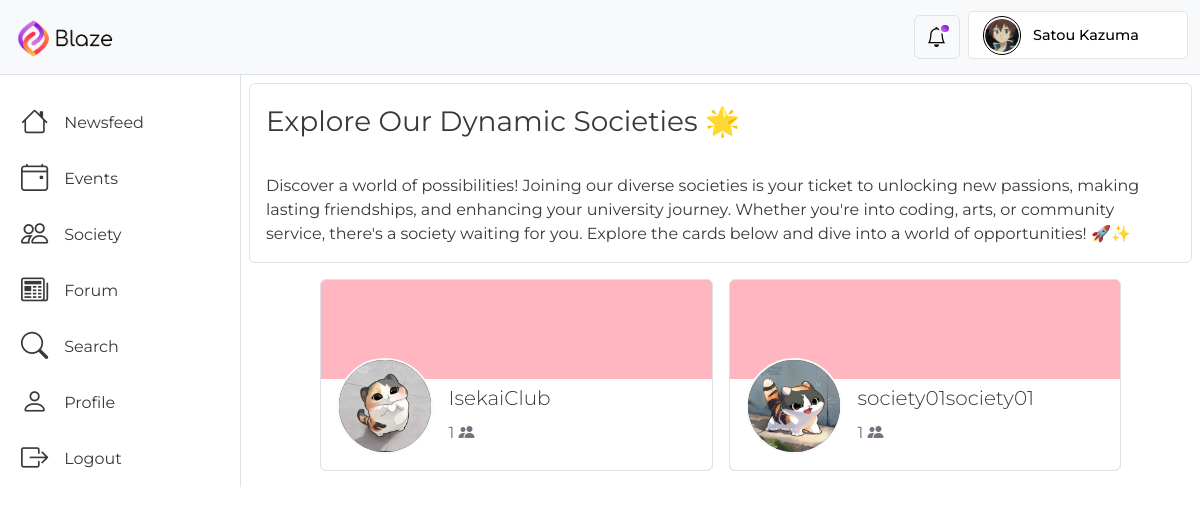
Page /society/ (signed in) on the committed database.
### BlazeApp/models.py (models this page shows, shortened)
class User(AbstractUser):
    profile_picture = models.ImageField(
        upload_to="profile_pics/",
        blank=True,
        null=True,
        default="profile_pics/Default_Profile_Picture.png",
        validators=[
            FileExtensionValidator(
                allowed_extensions=["jpg", "jpeg", "png"]
            ),  # Restrict allowed file extensions
            validate_profilePicture_size,  # Set a maximum file size limit (7 MB in this example)
        ],
    )
    follow = models.ManyToManyField(
        "self", symmetrical=False, related_name="followers", blank=True
    )
    class Meta:
        verbose_name = "User"
        verbose_name_plural = "Users"
    @property
    def get_followers_count(self):
        return self.followers.all().count()

class Society(models.Model):
    user = models.OneToOneField(User, on_delete=models.CASCADE, related_name="society")
    faculty_head = models.ForeignKey(
        Faculty,
        on_delete=models.SET_NULL,
        null=True,
        blank=True,
        related_name="faculty_heads",
    )
    president = models.OneToOneField(
        Student,
        on_delete=models.SET_NULL,
        null=True,
        blank=True,
        related_name="presidents",
    )
    vice_president = models.OneToOneField(
        Student,
        on_delete=models.SET_NULL,
        null=True,
        blank=True,
        related_name="vice_presidents",
    )
    treasurer = models.OneToOneField(
        Student,
        on_delete=models.SET_NULL,
        null=True,
        blank=True,
        related_name="treasurers",
    )
    class Meta:
        verbose_name = "Society"
        verbose_name_plural = "Societies"

### BlazeApp/views.py (the view)
# urls.py: path("society/", login_required(views.society), name="society"),
def society(request):
    society_instances = Society.objects.all()
    content = {"society_instances": society_instances}
    return render(request, "BlazeApp/society.html", content)

### BlazeApp/templates/BlazeApp/society.html (shortened to what this page needs)
{% extends 'BlazeApp/base.html' %}
{% load static %}
{% block ExtraHeaders %}
  <link href="{% static 'BlazeApp/society.css' %}" rel="stylesheet" />
{% endblock %}
{% block content %}
  <div class="content-d border border-top-0 border-bottom-0 border-end-0 col">
    <div class="border rounded m-2" style="height: max-content;">
      <div class="fs-3 p-3" style="height: max-content;">Explore Our Dynamic Societies 🌟</div>
      <div class="fs-6 p-3" style="height: max-content;">Discover a world of possibilities! Joining our diverse societies is your ticket to unlocking new passions, making lasting friendships, and enhancing your university journey. Whether you're into coding, arts, or community service, there's a society waiting for you. Explore the cards below and dive into a world of opportunities! 🚀✨</div>
    </div>
    <div class="d-flex flex-wrap justify-content-center align-items-center border-dark m-2" style="height: max-content;">
      {% if society_instances %}
        {% for society in society_instances %}
          <a href="{% url 'BlazeApp:profile' society.user.pk %}" class="col-11 col-sm-10 col-lg-5 m-2">
            <div id="society_{{ society.pk }}" class="society-card border rounded p-2">
              <div class="society-card-bottom col-12"></div>
              <div class="society-card-dd col-12 mb-2 ps-2">
                <div class="society-card-pfp col-1 me-3 border border-light border-2">
                  <img src="{{ society.user.profile_picture.url }}" alt="society profile picture" />
                </div>
                <div class="mt-3">
                  <div class="lead text-truncate">{{ society.user.first_name }}{{ society.user.last_name }}</div>
                  <div class="d-flex">
                    <div class="fs-6 mt-2 me-2 text-secondary" style="font-size: 0.9rem;">
                      {{ society.user.get_followers_count }} <i class="bi bi-people-fill"></i>
                    </div>
                  </div>
                </div>
              </div>
            </div>
          </a>
        {% endfor %}
      {% endif %}
    </div>
  </div>
{% endblock %}

### BlazeApp/templates/BlazeApp/base.html (shortened to what this page needs)
{% load static %}
<!DOCTYPE html>
<html lang="en">
  <head>
    <link href="https://cdn.jsdelivr.net/npm/bootstrap@5.3.1/dist/css/bootstrap.min.css" rel="stylesheet" />
    <link rel="stylesheet" href="https://cdn.jsdelivr.net/npm/bootstrap-icons@1.10.5/font/bootstrap-icons.css" />
    <link href="{% static 'BlazeApp/base.css' %}" rel="stylesheet" />
    {% block ExtraHeaders %}
    {% endblock %}
  </head>
  <body>
    {% block navbar %}
      <nav class="navbar bg-body-tertiary border-bottom position-sticky">
        <div class="container-xxl">
          <a class="navbar-brand" href="{% url 'BlazeApp:newsfeed' %}"><img src="{% static 'BlazeApp/logo.png' %}" alt="Logo" width="110px" height="auto" class="d-inline-block align-text-top" /></a>
          <div class="d-flex align-items-center">
            <button class="btn btn-light border mx-2 fs-5 position-relative noti-btn" type="button" data-bs-toggle="offcanvas" data-bs-target="#NotificationOffcanvas" aria-controls="offcanvasNotification"><div id="noti-indicator"></div><i class="bi bi-bell"></i></button>
            <div class="dropdown-center nav-profile-d col-md-2 d-lg-block d-none">
              <button class="nav-profile d-flex align-items-center justify-content-around" data-bs-toggle="dropdown" aria-expanded="false">
                <div class="nav-profile-pic-cover d-flex justify-content-center align-items-center mx-2" style="width: 2.4rem; height: 2.4rem;">
                  <div class="nav-profile-pic">
                    <img src="{{ request.user.profile_picture.url }}" alt="profile-picture" />
                  </div>
                </div>
                <div class="nav-profile-name text-start text-truncate fw-medium mx-1 d-lg-block d-none">{{ request.user.first_name }} {{ request.user.last_name }}</div>
              </button>
            </div>
          </div>
        </div>
      </nav>
    {% endblock %}
    <div class="container-xxl d-flex" style="padding: 0px;">
      {% block body %}
        <div class="side-panel-d d-none d-md-block">
          <a href="{% url 'BlazeApp:newsfeed' %}">
            <div class="side-panel-item d-flex align-items-center fw-normal rounded mx-1 mt-4">
              <i class="ms-3 me-3 bi bi-house"></i>Newsfeed
            </div>
          </a>
          <a href="{% url 'BlazeApp:events' %}">
            <div class="side-panel-item d-flex align-items-center fw-normal rounded mx-1 mt-2">
              <i class="ms-3 me-3 bi bi-calendar4-event"></i>Events
            </div>
          </a>
          <a href="{% url 'BlazeApp:society' %}">
            <div class="side-panel-item d-flex align-items-center fw-normal rounded mx-1 mt-2">
              <i class="ms-3 me-3 bi bi-people"></i>Society
            </div>
          </a>
          <a href="{% url 'BlazeApp:newsfeed' %}">
            <div class="side-panel-item d-flex align-items-center fw-normal rounded mx-1 mt-2">
              <i class="ms-3 me-3 bi bi-newspaper"></i>Forum
            </div>
          </a>
          <div class="side-panel-item d-flex align-items-center fw-normal rounded mx-1 mt-2" data-bs-toggle="modal" data-bs-target="#searchBar">
            <i class="ms-3 me-3 bi bi-search"></i>Search
          </div>
          <a href="{% url 'BlazeApp:profile' request.user.pk %}">
            <div class="side-panel-item d-flex align-items-center fw-normal rounded mx-1 mt-2">
              <i class="ms-3 me-3 bi bi-person"></i>Profile
            </div>
          </a>
          <a href="{% url 'BlazeApp:user_logout' %}">
            <div class="side-panel-item d-flex align-items-center fw-normal rounded mx-1 mt-2">
              <i class="ms-3 me-3 bi bi-box-arrow-right"></i>Logout
            </div>
          </a>
        </div>
        {% block content %}
        {% endblock %}
      {% endblock %}
    </div>
  </body>
</html>

### BlazeApp/static/BlazeApp/base.css (style rules this page uses)
body { font-family: 'Montserrat', sans-serif; color: #393939; }
a { text-decoration: none; color: #393939; }
.navbar { top: 0; z-index: 100; }
.nav-profile-d { height: 3.2rem; width: max-content; }
.nav-profile { width: max-content; height: 3rem; border: 1px solid #E5E4E2; border-radius: 5px; background-color: white; outline: none; transition: 0.25s ease-in-out; }
.nav-profile-pic { border-radius: 50%; overflow: hidden; }
.nav-profile-pic-cover { border: 1px solid black; border-radius: 50%; width: 3rem; height: 3rem; cursor: pointer; }
.nav-profile-pic>img { width: 2.1rem; height: 2.1rem; border-radius: 50%; }
.nav-profile-name { width: 9rem; font-size: 0.9rem; }
#noti-indicator { background: linear-gradient(to left bottom, #8100E6, #D175E0); width: 0.7rem; height: 0.7rem; position: absolute; border-radius: 50%; right: 8px; top: 7px; border: 2px solid white; transition: 0.1s ease-in-out; }
.side-panel-d { width: 15rem; max-height: calc(100vh - 75px); overflow: auto; position: sticky; top: 75px; z-index: 101; }
.side-panel-item { color: #393939; height: 3rem; cursor: pointer; font-size: 1rem; border: 1px solid transparent; transition: 0.15s ease-in-out; }
.side-panel-item i { font-size: 1.7rem; }
.content-d { height: max-content; }

### BlazeApp/static/BlazeApp/society.css (style rules this page uses)
.society-card { height: 12rem; background-color: lightpink; display: flex; align-items: end; position: relative; overflow: hidden; }
.society-card-bottom { background-color: white; height: 5.7rem; position: absolute; bottom: 0; left: 0; }
.society-card-pfp { height: 6rem; width: 6rem; background-color: #393939; border-radius: 50%; overflow: hidden; position: relative; }
.society-card-pfp img { width: 100%; height: auto; }
.society-card-dd { display: flex; justify-content: start; align-items: center; z-index: 1; }

### rows in the picture
User: user.profile_picture (picture), user.first_name "Satou", user.last_name "Kazuma"
Society: user.profile_picture (picture), user.first_name "Isekai", user.last_name "Club", user.get_followers_count "1"
Society: user.profile_picture (picture), user.first_name "society01", user.last_name "society01", user.get_followers_count "1"
